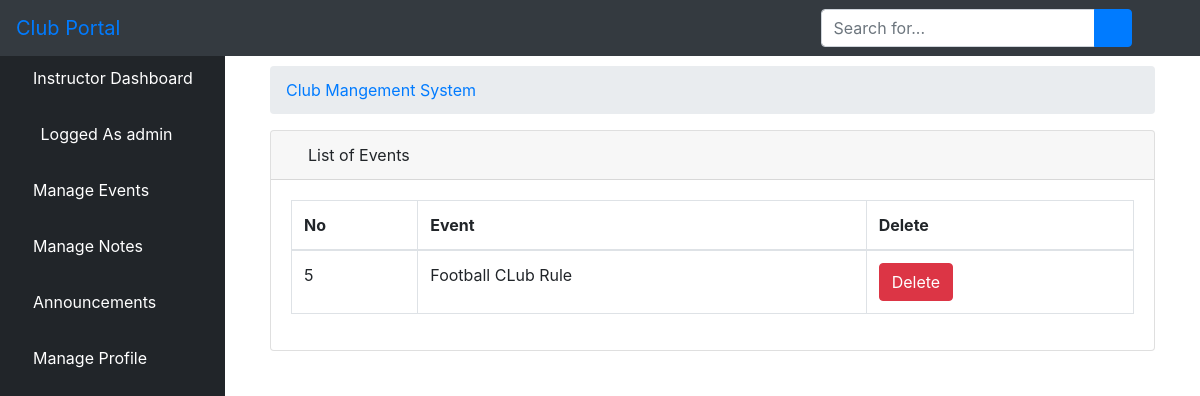
The app's page /listallevent/ (signed in), older data.
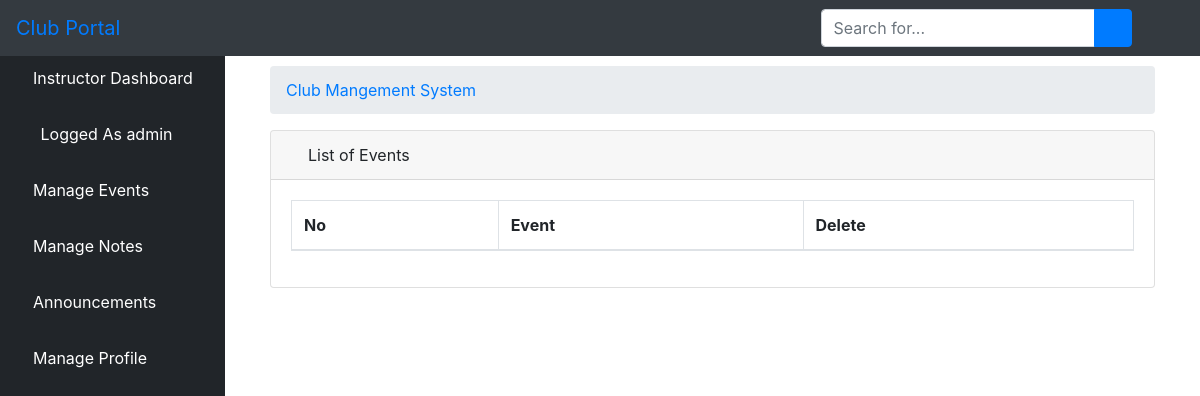
The same page, newer data.
### elearn/models.py (models this page shows)
class Tutorial(models.Model):
    title = models.CharField(max_length=50)
    content = models.TextField()
    thumb = models.ImageField(upload_to='', null=True, blank=True)
    course = models.ForeignKey(Course, on_delete=models.CASCADE, default='')
    created_at = models.DateTimeField(auto_now_add=True)
    user = models.ForeignKey(User, on_delete=models.CASCADE)
    video = EmbedVideoField(blank=True, null=True)

### elearn/views.py (the view)
# urls.py: path('listallevent/', views.ListAllEvents.as_view(), name='listallevent'),
class ListAllEvents(LoginRequiredMixin, ListView):
    model = Tutorial
    template_name = 'dashboard/instructor/list_events.html'
    context_object_name = 'tutorials'
    paginated_by = 10
    def get_queryset(self):
        return Tutorial.objects.order_by('-id')

### elearn/templates/dashboard/instructor/list_events.html (shortened to what this page needs)
{% extends 'dashboard/instructor/base.html' %}
{% block body %}
<div class="container-fluid">
    <div class="row">
        <div class="col-12 mb-3">
            <div class="col-12 mb-3">
                <div id="content-wrapper">
                    <div class="container-fluid">
                        <ol class="breadcrumb">
                            <li class="breadcrumb-item">
                                <a href="#">Club Mangement System</a>
                            </li>
                        </ol>
                        <div class="card mb-3">
                            <div class="card-header">
                                <i class="fas fa-table"></i>
                                List of Events
                            </div>
                            <div class="card-body">
                                <div class="table-responsive">
                                    <table class="table table-bordered" id="dataTable" width="100%" cellspacing="0">
                                        <thead>
                                        <tr>
                                            <th>No</th>
                                            <th>Event</th>
                                            <th>Delete</th>
                                        </tr>
                                        </thead>
                                        <tbody>
                                        {% if tutorials %}
                                        {% for tutorial in tutorials %}
                                        <tr>
                                            <td>{{ tutorial.id }}</td>
                                            <td>{{ tutorial.title }}</td>
                                            <td>
                                                <a href="{% url 'tutorial-delete' tutorial.pk %}">
                                                    <button type="button" class="btn btn-danger"> Delete</button>
                                                </a></td>
                                        </tr>
                                        {% endfor %}
                                        {% endif %}
                                        </tbody>
                                    </table>
                                </div>
                            </div>
                        </div>
                    </div>
                </div>
            </div>
        </div>
    </div>
</div>
{% endblock %}

Row changes from the older to the newer data that the page shows:
removed Tutorial: id "5", title "Football CLub Rule"
